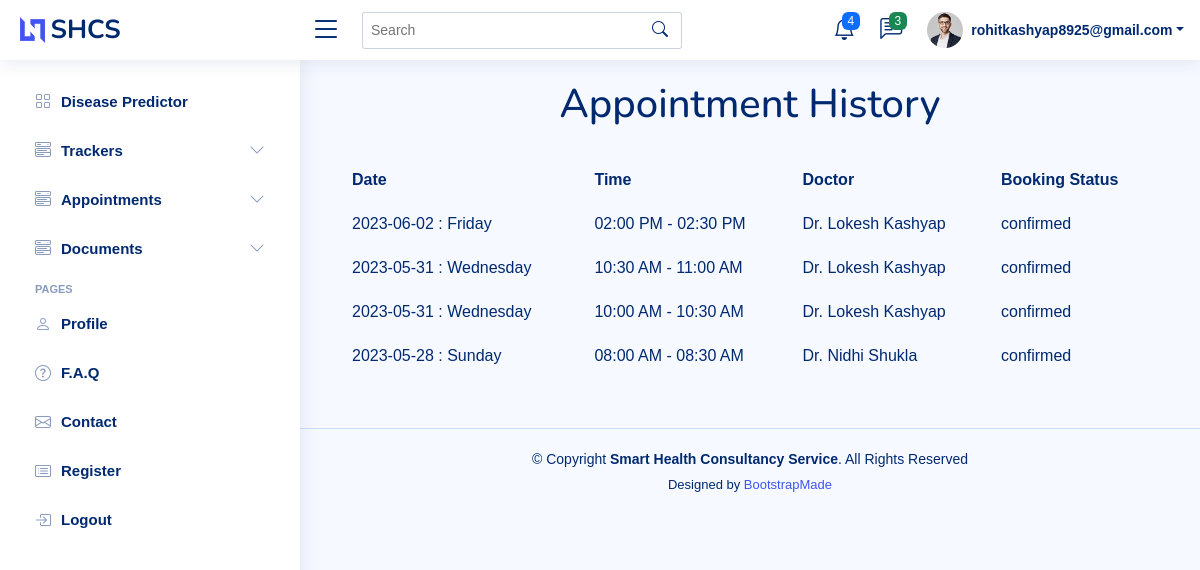
The app's page /appointment_history/ (signed in), older data.
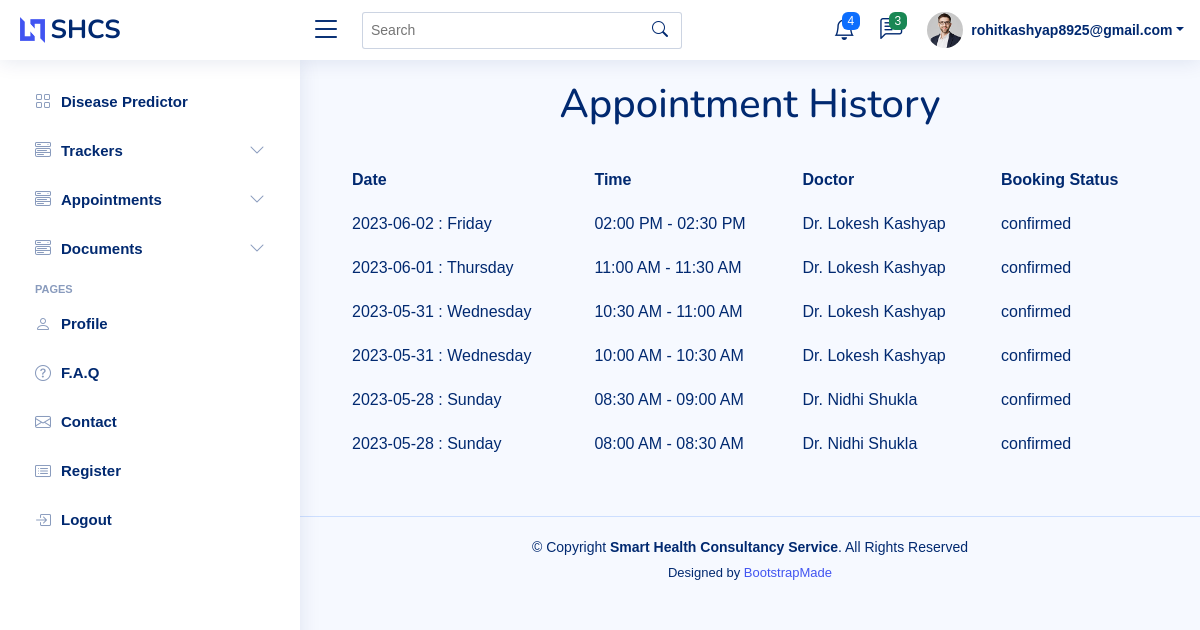
The same page, newer data.
### myapp/models.py (models this page shows, shortened)
class Appointment(models.Model):
    doctor = models.ForeignKey(to=Doctor,on_delete=models.PROTECT,related_name='doctor')
    appointment_date = models.CharField(max_length=30)
    start_time = models.CharField(max_length=20,default=None)
    end_time = models.CharField(max_length=20,default=None)
    appointment_status = models.CharField(choices=(('available','available'),('confirmed','confirmed'),('cancelled','cancelled')),default="available",max_length=17,blank=True)
    booked_by = models.ForeignKey(to=User,on_delete=models.PROTECT,related_name='patient',null=True,blank=True)
    cancelled_by = models.CharField(choices=(('doctor','doctor'),('patient','patient')),max_length=15,null=True,blank=True)
    is_available = models.BooleanField(default=True)
    booked_on = models.DateTimeField(auto_now_add=True)

class User(AbstractBaseUser):
    first_name = models.CharField(max_length=25,blank=True)
    last_name = models.CharField(max_length=25,blank=True)
    phone_number = models.CharField(max_length=14,blank=True)
    email = models.EmailField(verbose_name='Email',max_length=255,unique=True,blank=True)
    gender = models.CharField(choices=(('male','male'),('female','female')),max_length=10,blank=True)
    user_type = models.CharField(choices=(('doctor','doctor'),('patient','patient'),('handler_team','handler_team')),default="patient",max_length=17,blank=True)
    address = models.TextField(max_length=200,null=True,blank=True)
    is_active = models.BooleanField(default=True)
    is_admin = models.BooleanField(default=False)
    objects = UserManager()
    USERNAME_FIELD = 'email'
    REQUIRED_FIELDS = ['first_name','last_name','phone_number','gender','user_type']
    def __str__(self):
        return self.email

### myapp/views.py (the view)
# urls.py: path('appointment_history/', views.apt_history),
def apt_history(request):
    appointment_data = Appointment.objects.filter(booked_by=request.user).order_by('-id')
    return render(request,"appointment_history.html",{'appointment_data':appointment_data})

### myapp/templates/appointment_history.html (shortened to what the changed rows need)
<!DOCTYPE html>
<html lang="en">
<head>
    <meta content="width=device-width, initial-scale=1.0" name="viewport"> {% load static %}
    <link href={% static "assets/vendor/bootstrap/css/bootstrap.min.css" %} rel="stylesheet">
    <link href={% static "assets/vendor/bootstrap-icons/bootstrap-icons.css" %} rel="stylesheet">
    <link href={% static "assets/vendor/boxicons/css/boxicons.min.css" %} rel="stylesheet">
    <link href={% static "assets/vendor/quill/quill.snow.css" %} rel="stylesheet">
    <link href={% static "assets/vendor/quill/quill.bubble.css" %} rel="stylesheet">
    <link href={% static "assets/vendor/remixicon/remixicon.css" %} rel="stylesheet">
    <link href={% static "assets/vendor/simple-datatables/style.css" %} rel="stylesheet">
    <link href={% static "assets/css/style.css" %} rel="stylesheet">
    <link href={% static "assets/css/apt_history.css" %} rel="stylesheet">
</head>
<body>
    <main id="main" class="main">
        {% if appointment_data %}
        <h1> Appointment History</h1>
        <div class="container">
                    <table>
                        <thead>
                            <tr>
                                <th>Date</th>
                                <th>Time</th>
                                <th>Doctor</th>
                                <th>Booking Status</th>
                            </tr>
                        </thead>
                        <tbody>{% for data in appointment_data %}<tr>
                        <td>{{data.appointment_date}}</td>
                        <td>{{data.start_time}} - {{data.end_time}}</td>
                        <td>Dr. {{data.doctor.first_name}} {{data.doctor.last_name}}</td>
                        <td>{{data.appointment_status}}</td>
                    </tr>{% endfor %}{% else %}<hr><h1>No Records Available</h1>{% endif %}
                </tbody>
            </table>
        </div>
    </main>
</body>
</html>

Row changes from the older to the newer data that the page shows:
now on this page (row edited): Appointment: appointment_date "2023-06-01 : Thursday", start_time "11:00 AM", end_time "11:30 AM", doctor.first_name "Lokesh", doctor.last_name "Kashyap", appointment_status "confirmed"
now on this page (row edited): Appointment: appointment_date "2023-05-28 : Sunday", start_time "08:30 AM", end_time "09:00 AM", doctor.first_name "Nidhi", doctor.last_name "Shukla", appointment_status "confirmed"
